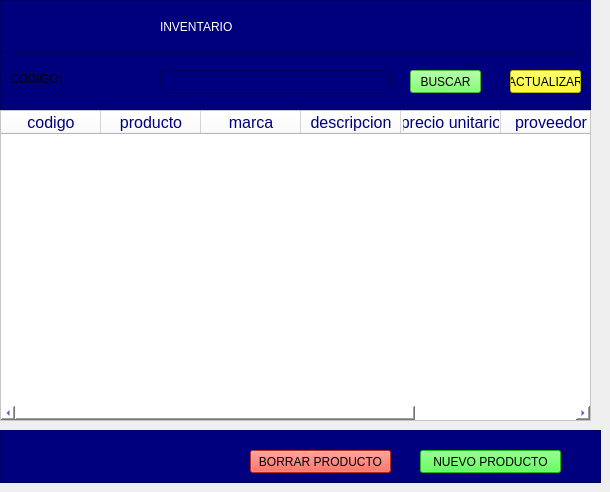
               <widget class="QWidget" name="pagEliminar">
                <widget class="QFrame" name="frame_11">
                 <property name="geometry">
                  <rect>
                   <x>0</x>
                   <y>50</y>
                   <width>591</width>
                   <height>61</height>
                  </rect>
                 </property>
                 <property name="styleSheet">
                  <string notr="true">background-color: rgb(0, 0, 127);</string>
                 </property>
                 <property name="frameShape">
                  <enum>QFrame::StyledPanel</enum>
                 </property>
                 <property name="frameShadow">
                  <enum>QFrame::Plain</enum>
                 </property>
                 <widget class="QLabel" name="label_17">
                  <property name="geometry">
                   <rect>
                    <x>10</x>
                    <y>20</y>
                    <width>140</width>
                    <height>17</height>
                   </rect>
                  </property>
                  <property name="styleSheet">
                   <string notr="true">font: 87 10pt &quot;Segoe UI Black&quot;;
</string>
                  </property>
                  <property name="text">
                   <string>CODIGO:</string>
                  </property>
                 </widget>
                 <widget class="QLineEdit" name="leCodigInv">
                  <property name="geometry">
                   <rect>
                    <x>160</x>
                    <y>20</y>
                    <width>231</width>
                    <height>20</height>
                   </rect>
                  </property>
                 </widget>
                 <widget class="QPushButton" name="btnBuscarInv">
                  <property name="geometry">
                   <rect>
                    <x>410</x>
                    <y>20</y>
                    <width>71</width>
                    <height>23</height>
                   </rect>
                  </property>
                  <property name="styleSheet">
                   <string notr="true">background-color: rgb(99, 255, 75);
color: rgb(0, 0, 0);</string>
                  </property>
                  <property name="text">
                   <string>BUSCAR</string>
                  </property>
                 </widget>
                 <widget class="QPushButton" name="btnActualizarInv">
                  <property name="geometry">
                   <rect>
                    <x>510</x>
                    <y>20</y>
                    <width>71</width>
                    <height>23</height>
                   </rect>
                  </property>
                  <property name="styleSheet">
                   <string notr="true">background-color: rgb(255, 255, 0);
color: rgb(0, 0, 0);</string>
                  </property>
                  <property name="text">
                   <string>ACTUALIZAR</string>
                  </property>
                 </widget>
                </widget>
                <widget class="QFrame" name="frame_12">
                 <property name="geometry">
                  <rect>
                   <x>0</x>
                   <y>0</y>
                   <width>591</width>
                   <height>53</height>
                  </rect>
                 </property>
                 <property name="styleSheet">
                  <string notr="true">background-color: rgb(0, 0, 127);</string>
                 </property>
                 <property name="frameShape">
                  <enum>QFrame::StyledPanel</enum>
                 </property>
                 <property name="frameShadow">
                  <enum>QFrame::Plain</enum>
                 </property>
                 <widget class="QLabel" name="label_18">
                  <property name="geometry">
                   <rect>
                    <x>160</x>
                    <y>10</y>
                    <width>241</width>
                    <height>33</height>
                   </rect>
                  </property>
                  <property name="styleSheet">
                   <string notr="true">font: 20pt &quot;MS Shell Dlg 2&quot;;
background-color: rgb(0, 0, 127);
color: rgb(255, 255, 255);</string>
                  </property>
                  <property name="text">
                   <string>INVENTARIO</string>
                  </property>
                 </widget>
                </widget>
                <widget class="QTableWidget" name="tablaInventario">
                 <property name="geometry">
                  <rect>
                   <x>0</x>
                   <y>110</y>
                   <width>591</width>
                   <height>311</height>
                  </rect>
                 </property>
                 <property name="font">
                  <font>
                   <pointsize>12</pointsize>
                  </font>
                 </property>
                 <property name="styleSheet">
                  <string notr="true">color: rgb(0, 0, 127);
	
background-color: rgb(255, 255, 255);</string>
                 </property>
                 <attribute name="horizontalHeaderVisible">
                  <bool>true</bool>
                 </attribute>
                 <column>
                  <property name="text">
                   <string>codigo</string>
                  </property>
                 </column>
                 <column>
                  <property name="text">
                   <string>producto</string>
                  </property>
                 </column>
                 <column>
                  <property name="text">
                   <string>marca</string>
                  </property>
                 </column>
                 <column>
                  <property name="text">
                   <string>descripcion</string>
                  </property>
                 </column>
                 <column>
                  <property name="text">
                   <string>precio unitario</string>
                  </property>
                 </column>
                 <column>
                  <property name="text">
                   <string>proveedor</string>
                  </property>
                 </column>
                 <column>
                  <property name="text">
                   <string>cantidad</string>
                  </property>
                 </column>
                </widget>
                <widget class="QFrame" name="frame_13">
                 <property name="geometry">
                  <rect>
                   <x>0</x>
                   <y>430</y>
                   <width>601</width>
                   <height>53</height>
                  </rect>
                 </property>
                 <property name="styleSheet">
                  <string notr="true">font: 87 10pt &quot;Segoe UI Black&quot;;
background-color: rgb(0, 0, 127);</string>
                 </property>
                 <property name="frameShape">
                  <enum>QFrame::StyledPanel</enum>
                 </property>
                 <property name="frameShadow">
                  <enum>QFrame::Plain</enum>
                 </property>
                 <widget class="QPushButton" name="nuevoProd">
                  <property name="geometry">
                   <rect>
                    <x>420</x>
                    <y>20</y>
                    <width>141</width>
                    <height>23</height>
                   </rect>
                  </property>
                  <property name="styleSheet">
                   <string notr="true">background-color: rgb(85, 85, 255);
background-color: rgb(42, 255, 38);</string>
                  </property>
                  <property name="text">
                   <string>NUEVO PRODUCTO</string>
                  </property>
                 </widget>
                 <widget class="QPushButton" name="borrarProd">
                  <property name="geometry">
                   <rect>
                    <x>250</x>
                    <y>20</y>
                    <width>141</width>
                    <height>23</height>
                   </rect>
                  </property>
                  <property name="styleSheet">
                   <string notr="true">background-color: rgb(255, 57, 39);</string>
                  </property>
                  <property name="text">
                   <string>BORRAR PRODUCTO</string>
                  </property>
                 </widget>
                </widget>
               </widget>
